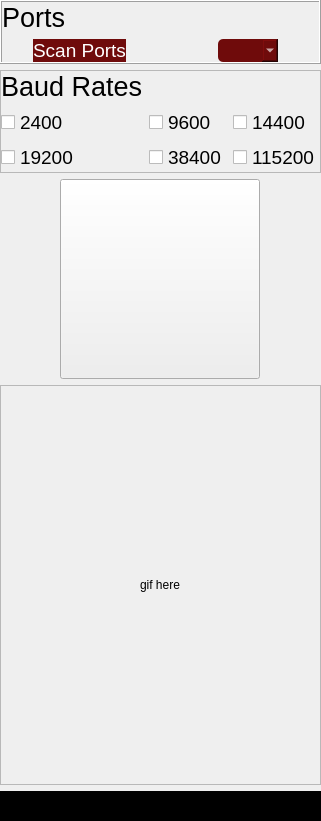
         <widget class="QWidget" name="scan_stackedWidgetPage1" native="true">
          <layout class="QVBoxLayout" name="verticalLayout_2">
           <property name="leftMargin">
            <number>0</number>
           </property>
           <property name="topMargin">
            <number>0</number>
           </property>
           <property name="rightMargin">
            <number>0</number>
           </property>
           <property name="bottomMargin">
            <number>0</number>
           </property>
           <item>
            <widget class="QFrame" name="ports_frame">
             <property name="maximumSize">
              <size>
               <width>16777215</width>
               <height>16777215</height>
              </size>
             </property>
             <property name="frameShape">
              <enum>QFrame::Box</enum>
             </property>
             <property name="frameShadow">
              <enum>QFrame::Raised</enum>
             </property>
             <layout class="QGridLayout" name="gridLayout">
              <property name="leftMargin">
               <number>0</number>
              </property>
              <property name="topMargin">
               <number>0</number>
              </property>
              <property name="rightMargin">
               <number>0</number>
              </property>
              <property name="bottomMargin">
               <number>0</number>
              </property>
              <item row="1" column="0" alignment="Qt::AlignHCenter">
               <widget class="QFrame" name="port_Frame">
                <property name="frameShape">
                 <enum>QFrame::NoFrame</enum>
                </property>
                <property name="frameShadow">
                 <enum>QFrame::Raised</enum>
                </property>
                <layout class="QHBoxLayout" name="horizontalLayout_4">
                 <property name="leftMargin">
                  <number>0</number>
                 </property>
                 <property name="topMargin">
                  <number>0</number>
                 </property>
                 <property name="rightMargin">
                  <number>0</number>
                 </property>
                 <property name="bottomMargin">
                  <number>0</number>
                 </property>
                 <item>
                  <widget class="QPushButton" name="scan_ports_button">
                   <property name="sizePolicy">
                    <sizepolicy hsizetype="Preferred" vsizetype="Preferred">
                     <horstretch>0</horstretch>
                     <verstretch>0</verstretch>
                    </sizepolicy>
                   </property>
                   <property name="font">
                    <font>
                     <pointsize>14</pointsize>
                    </font>
                   </property>
                   <property name="cursor">
                    <cursorShape>PointingHandCursor</cursorShape>
                   </property>
                   <property name="styleSheet">
                    <string notr="true">QPushButton {
color: white;
background-color: rgb(111, 11, 11);
border-radius: 15px;
}
QPushButton:hover {
background-color: rgb(26, 95, 180);
}
QPushButton:pressed {
background-color: rgb(98, 160, 234);
}</string>
                   </property>
                   <property name="text">
                    <string>Scan Ports</string>
                   </property>
                   <property name="icon">
                    <iconset resource="images/images.qrc">
                     <normaloff>:/images/scanning-device.png</normaloff>:/images/scanning-device.png</iconset>
                   </property>
                   <property name="iconSize">
                    <size>
                     <width>50</width>
                     <height>50</height>
                    </size>
                   </property>
                  </widget>
                 </item>
                </layout>
               </widget>
              </item>
              <item row="0" column="0" alignment="Qt::AlignLeft|Qt::AlignVCenter">
               <widget class="QLabel" name="ports_label">
                <property name="font">
                 <font>
                  <family>Ubuntu</family>
                  <pointsize>20</pointsize>
                 </font>
                </property>
                <property name="text">
                 <string>Ports</string>
                </property>
               </widget>
              </item>
              <item row="1" column="1" alignment="Qt::AlignHCenter">
               <widget class="QFrame" name="usb_frame">
                <property name="frameShape">
                 <enum>QFrame::NoFrame</enum>
                </property>
                <property name="frameShadow">
                 <enum>QFrame::Raised</enum>
                </property>
                <layout class="QHBoxLayout" name="horizontalLayout_5">
                 <property name="leftMargin">
                  <number>0</number>
                 </property>
                 <property name="topMargin">
                  <number>0</number>
                 </property>
                 <property name="rightMargin">
                  <number>0</number>
                 </property>
                 <property name="bottomMargin">
                  <number>0</number>
                 </property>
                 <item>
                  <widget class="QLabel" name="usb_label">
                   <property name="minimumSize">
                    <size>
                     <width>0</width>
                     <height>0</height>
                    </size>
                   </property>
                   <property name="maximumSize">
                    <size>
                     <width>50</width>
                     <height>50</height>
                    </size>
                   </property>
                   <property name="text">
                    <string/>
                   </property>
                   <property name="pixmap">
                    <pixmap resource="images/images.qrc">:/images/usb.png</pixmap>
                   </property>
                   <property name="scaledContents">
                    <bool>true</bool>
                   </property>
                  </widget>
                 </item>
                 <item>
                  <widget class="QComboBox" name="ports_comboBox">
                   <property name="sizePolicy">
                    <sizepolicy hsizetype="Preferred" vsizetype="Preferred">
                     <horstretch>0</horstretch>
                     <verstretch>0</verstretch>
                    </sizepolicy>
                   </property>
                   <property name="cursor">
                    <cursorShape>PointingHandCursor</cursorShape>
                   </property>
                   <property name="styleSheet">
                    <string notr="true">QComboBox {
color: white;
background-color: rgb(111, 11, 11);
border-radius: 5px;
}
QComboBox:hover {
background-color: rgb(28, 113, 216);
}
QComboBox:pressed {
background-color: rgb(28, 113, 216);
}</string>
                   </property>
                   <property name="currentText">
                    <string/>
                   </property>
                  </widget>
                 </item>
                </layout>
               </widget>
              </item>
             </layout>
            </widget>
           </item>
           <item>
            <widget class="QFrame" name="baud_rate_Frame">
             <property name="maximumSize">
              <size>
               <width>16777215</width>
               <height>16777215</height>
              </size>
             </property>
             <property name="frameShape">
              <enum>QFrame::StyledPanel</enum>
             </property>
             <property name="frameShadow">
              <enum>QFrame::Raised</enum>
             </property>
             <layout class="QGridLayout" name="gridLayout_2">
              <property name="leftMargin">
               <number>0</number>
              </property>
              <property name="topMargin">
               <number>0</number>
              </property>
              <property name="rightMargin">
               <number>0</number>
              </property>
              <property name="bottomMargin">
               <number>0</number>
              </property>
              <item row="1" column="2" rowspan="2">
               <widget class="QCheckBox" name="checkBox_3">
                <property name="font">
                 <font>
                  <pointsize>14</pointsize>
                 </font>
                </property>
                <property name="text">
                 <string>14400</string>
                </property>
               </widget>
              </item>
              <item row="3" column="1">
               <widget class="QCheckBox" name="checkBox_5">
                <property name="font">
                 <font>
                  <pointsize>14</pointsize>
                 </font>
                </property>
                <property name="text">
                 <string>38400</string>
                </property>
               </widget>
              </item>
              <item row="3" column="0">
               <widget class="QCheckBox" name="checkBox_4">
                <property name="font">
                 <font>
                  <pointsize>14</pointsize>
                 </font>
                </property>
                <property name="text">
                 <string>19200</string>
                </property>
               </widget>
              </item>
              <item row="0" column="0" alignment="Qt::AlignLeft|Qt::AlignVCenter">
               <widget class="QLabel" name="Baud_Rate_label">
                <property name="font">
                 <font>
                  <family>Ubuntu</family>
                  <pointsize>20</pointsize>
                  <italic>false</italic>
                 </font>
                </property>
                <property name="text">
                 <string>Baud Rates</string>
                </property>
               </widget>
              </item>
              <item row="1" column="0" rowspan="2">
               <widget class="QCheckBox" name="checkBox">
                <property name="minimumSize">
                 <size>
                  <width>0</width>
                  <height>0</height>
                 </size>
                </property>
                <property name="font">
                 <font>
                  <pointsize>14</pointsize>
                 </font>
                </property>
                <property name="text">
                 <string>2400</string>
                </property>
                <property name="iconSize">
                 <size>
                  <width>16</width>
                  <height>16</height>
                 </size>
                </property>
               </widget>
              </item>
              <item row="3" column="2">
               <widget class="QCheckBox" name="checkBox_6">
                <property name="minimumSize">
                 <size>
                  <width>0</width>
                  <height>0</height>
                 </size>
                </property>
                <property name="font">
                 <font>
                  <pointsize>14</pointsize>
                 </font>
                </property>
                <property name="text">
                 <string>115200</string>
                </property>
               </widget>
              </item>
              <item row="1" column="1" rowspan="2">
               <widget class="QCheckBox" name="checkBox_2">
                <property name="font">
                 <font>
                  <pointsize>14</pointsize>
                 </font>
                </property>
                <property name="text">
                 <string>9600</string>
                </property>
               </widget>
              </item>
             </layout>
            </widget>
           </item>
           <item alignment="Qt::AlignHCenter">
            <widget class="QPushButton" name="scan_button">
             <property name="minimumSize">
              <size>
               <width>200</width>
               <height>200</height>
              </size>
             </property>
             <property name="maximumSize">
              <size>
               <width>16777215</width>
               <height>16777215</height>
              </size>
             </property>
             <property name="cursor">
              <cursorShape>PointingHandCursor</cursorShape>
             </property>
             <property name="layoutDirection">
              <enum>Qt::LeftToRight</enum>
             </property>
             <property name="styleSheet">
              <string notr="true">QPushButton {
border-image: url(:/images/Scan.png)
 }
QPushButton:pressed {
border-image: url(:/images/ScanClicked.png)
}   </string>
             </property>
             <property name="text">
              <string/>
             </property>
            </widget>
           </item>
           <item>
            <widget class="QFrame" name="gif_frame">
             <property name="minimumSize">
              <size>
               <width>0</width>
               <height>400</height>
              </size>
             </property>
             <property name="layoutDirection">
              <enum>Qt::LeftToRight</enum>
             </property>
             <property name="autoFillBackground">
              <bool>false</bool>
             </property>
             <property name="frameShape">
              <enum>QFrame::StyledPanel</enum>
             </property>
             <property name="frameShadow">
              <enum>QFrame::Raised</enum>
             </property>
             <layout class="QHBoxLayout" name="horizontalLayout_3">
              <property name="sizeConstraint">
               <enum>QLayout::SetDefaultConstraint</enum>
              </property>
              <property name="leftMargin">
               <number>0</number>
              </property>
              <property name="topMargin">
               <number>0</number>
              </property>
              <property name="rightMargin">
               <number>0</number>
              </property>
              <property name="bottomMargin">
               <number>0</number>
              </property>
              <item alignment="Qt::AlignHCenter|Qt::AlignVCenter">
               <widget class="QLabel" name="gif_label">
                <property name="text">
                 <string>gif here</string>
                </property>
               </widget>
              </item>
             </layout>
            </widget>
           </item>
           <item>
            <widget class="QFrame" name="bottom_frame">
             <property name="minimumSize">
              <size>
               <width>0</width>
               <height>30</height>
              </size>
             </property>
             <property name="maximumSize">
              <size>
               <width>16777215</width>
               <height>30</height>
              </size>
             </property>
             <property name="styleSheet">
              <string notr="true">background-color: black;</string>
             </property>
             <property name="frameShape">
              <enum>QFrame::StyledPanel</enum>
             </property>
             <property name="frameShadow">
              <enum>QFrame::Raised</enum>
             </property>
             <layout class="QHBoxLayout" name="horizontalLayout_6">
              <property name="leftMargin">
               <number>0</number>
              </property>
              <property name="topMargin">
               <number>0</number>
              </property>
              <property name="rightMargin">
               <number>0</number>
              </property>
              <property name="bottomMargin">
               <number>0</number>
              </property>
              <item alignment="Qt::AlignRight|Qt::AlignBottom">
               <widget class="QLabel" name="label">
                <property name="minimumSize">
                 <size>
                  <width>15</width>
                  <height>15</height>
                 </size>
                </property>
                <property name="maximumSize">
                 <size>
                  <width>15</width>
                  <height>15</height>
                 </size>
                </property>
                <property name="text">
                 <string/>
                </property>
                <property name="pixmap">
                 <pixmap resource="images/images.qrc">:/images/resize_window.png</pixmap>
                </property>
                <property name="scaledContents">
                 <bool>true</bool>
                </property>
               </widget>
              </item>
             </layout>
            </widget>
           </item>
          </layout>
         </widget>
